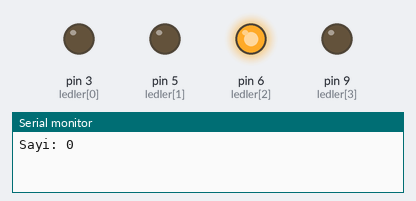
A sketch run on a simulated Arduino Uno, built with avr-gcc and run on an emulated ATmega328P. Shown: output pins drawn as LEDs (lit = HIGH), the last lines printed to the serial monitor.

Above: at 0.5 s.
At 2.5 s:
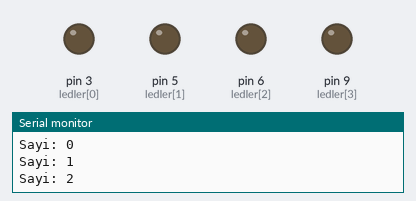
At 4.5 s:
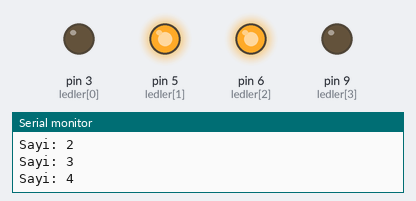
At 9.5 s:
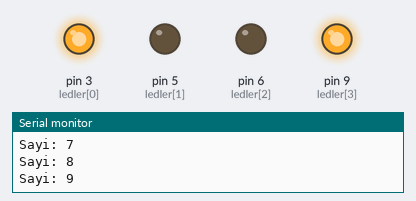
At 14.5 s:
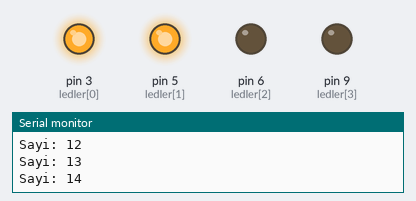
At 19.5 s:
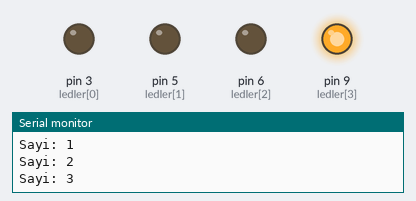
Timing chart, 0 to 20.8 s (numbered marks = the images above):
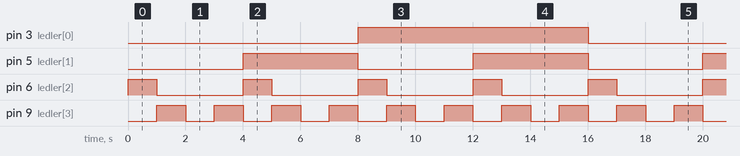

The sketch:

bozuk3_tersIf.ino
```cpp
/*
  BU KOD NE YAPAR?
  Bu kod, 0'dan 15'e sayıp sayıyı 3, 5, 6, 9 numaralı pinlerdeki 4 LED'de ikilik (binary) göstermek
  İÇİN yazıldı ama LED'ler bazı sayılarda yanlış yanıyor. Görevin: nedenini bul ve düzelt.
*/

/*
  ak0199 — Bozuk kod 3/3: ters if (binary sayıcı)
  Bu dosya ak0199 "Bozuk kodu onar" dersinin ÜÇÜNCÜ parçası. Görev, yöntem ve
  ipuçları ana klasördeki ders.md'de — burada sadece bozuk kod var.

  Devre: Paket 5 (4 LED, pin 3/5/6/9, ortak GND hattı) — dokunma, aynen kullanılır.
*/

const int ledSayisi = 4;
const int ledler[4] = {3, 5, 6, 9}; // 3=8'ler, 5=4'ler, 6=2'ler, 9=1'ler basamağı

int sayi = 0;

void setup() {
  Serial.begin(9600);
  for (int i = 0; i < ledSayisi; i++) {
    pinMode(ledler[i], OUTPUT);
  }
}

void loop() {
  for (int i = 0; i < ledSayisi; i++) {
    digitalWrite(ledler[i], LOW);
  }

  if ((sayi % 2) > 0) {
    digitalWrite(ledler[3], HIGH);
  }
  if ((sayi % 4) < 1) {
    digitalWrite(ledler[2], HIGH);
  }
  if ((sayi % 8) > 3) {
    digitalWrite(ledler[1], HIGH);
  }
  if ((sayi % 16) > 7) {
    digitalWrite(ledler[0], HIGH);
  }

  Serial.print("Sayi: ");
  Serial.println(sayi);

  sayi++;
  if (sayi == 16) {
    sayi = 0;
  }

  delay(1000);
}
```

Measured:
- by itself, pin 3 (ledler[0]): alternates HIGH for 8.0 s and LOW for 8.0 s
- by itself, pin 5 (ledler[1]): alternates HIGH for 4.0 s and LOW for 4.0 s
- by itself, pin 6 (ledler[2]): alternates HIGH for 1.0 s and LOW for 3.0 s
- by itself, pin 9 (ledler[3]): alternates HIGH for 1.0 s and LOW for 1.0 s
